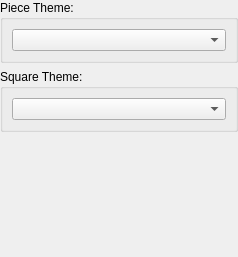
<ui version="4.0" >
 <class>ChangeTheme</class>
 <widget class="QWidget" name="ChangeTheme" >
  <property name="geometry" >
   <rect>
    <x>0</x>
    <y>0</y>
    <width>238</width>
    <height>257</height>
   </rect>
  </property>
  <property name="windowTitle" >
   <string>Form</string>
  </property>
  <layout class="QVBoxLayout" name="verticalLayout" >
   <property name="margin" >
    <number>0</number>
   </property>
   <item>
    <widget class="QGroupBox" name="ui_pieceBox" >
     <property name="title" >
      <string>Piece Theme:</string>
     </property>
     <layout class="QHBoxLayout" name="horizontalLayout" >
      <item>
       <widget class="QComboBox" name="ui_pieceTheme" />
      </item>
     </layout>
    </widget>
   </item>
   <item>
    <widget class="QGroupBox" name="ui_squareBox" >
     <property name="title" >
      <string>Square Theme:</string>
     </property>
     <layout class="QHBoxLayout" name="horizontalLayout_2" >
      <item>
       <widget class="QComboBox" name="ui_squareTheme" />
      </item>
     </layout>
    </widget>
   </item>
   <item>
    <spacer name="verticalSpacer" >
     <property name="orientation" >
      <enum>Qt::Vertical</enum>
     </property>
     <property name="sizeHint" stdset="0" >
      <size>
       <width>20</width>
       <height>90</height>
      </size>
     </property>
    </spacer>
   </item>
  </layout>
 </widget>
 <resources/>
 <connections/>
</ui>
